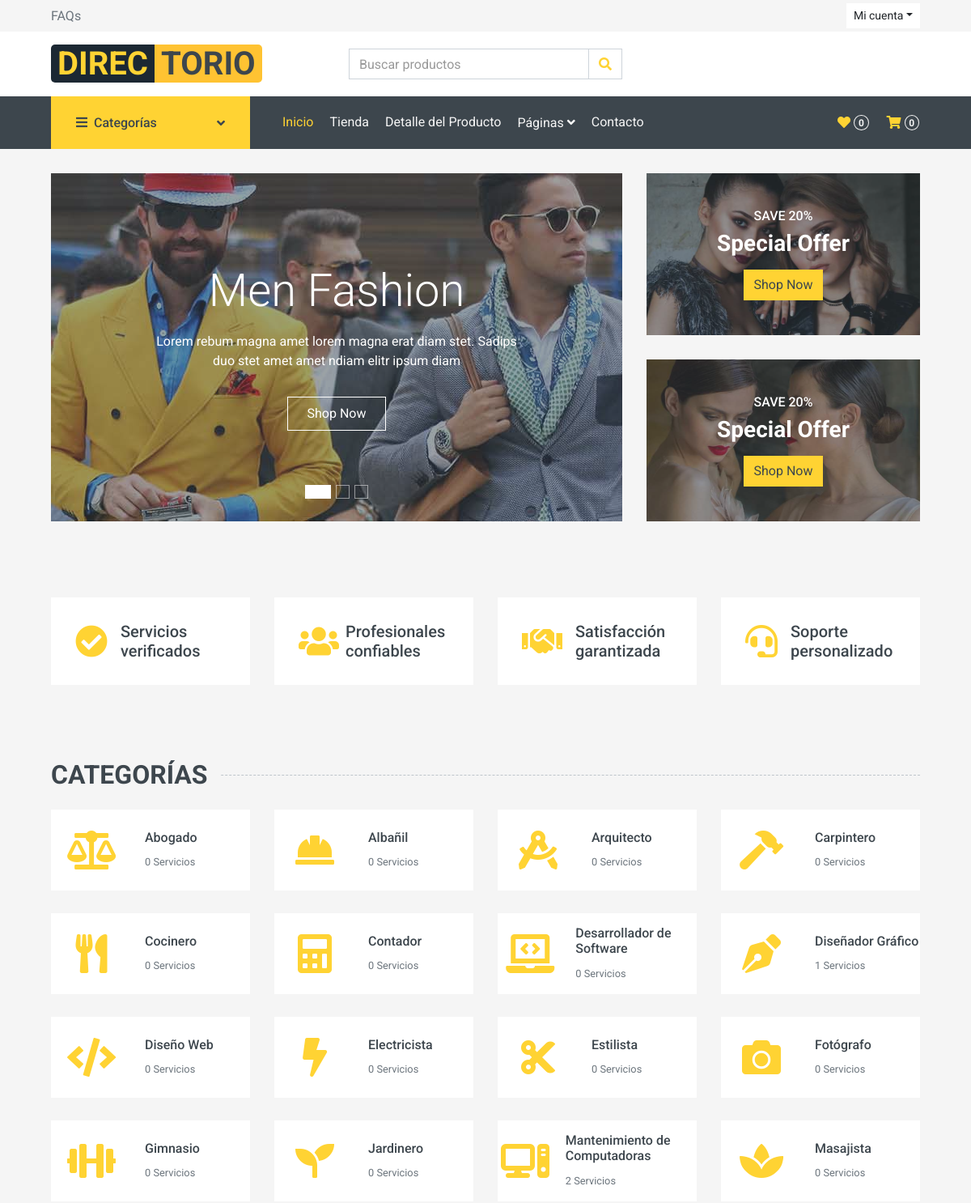
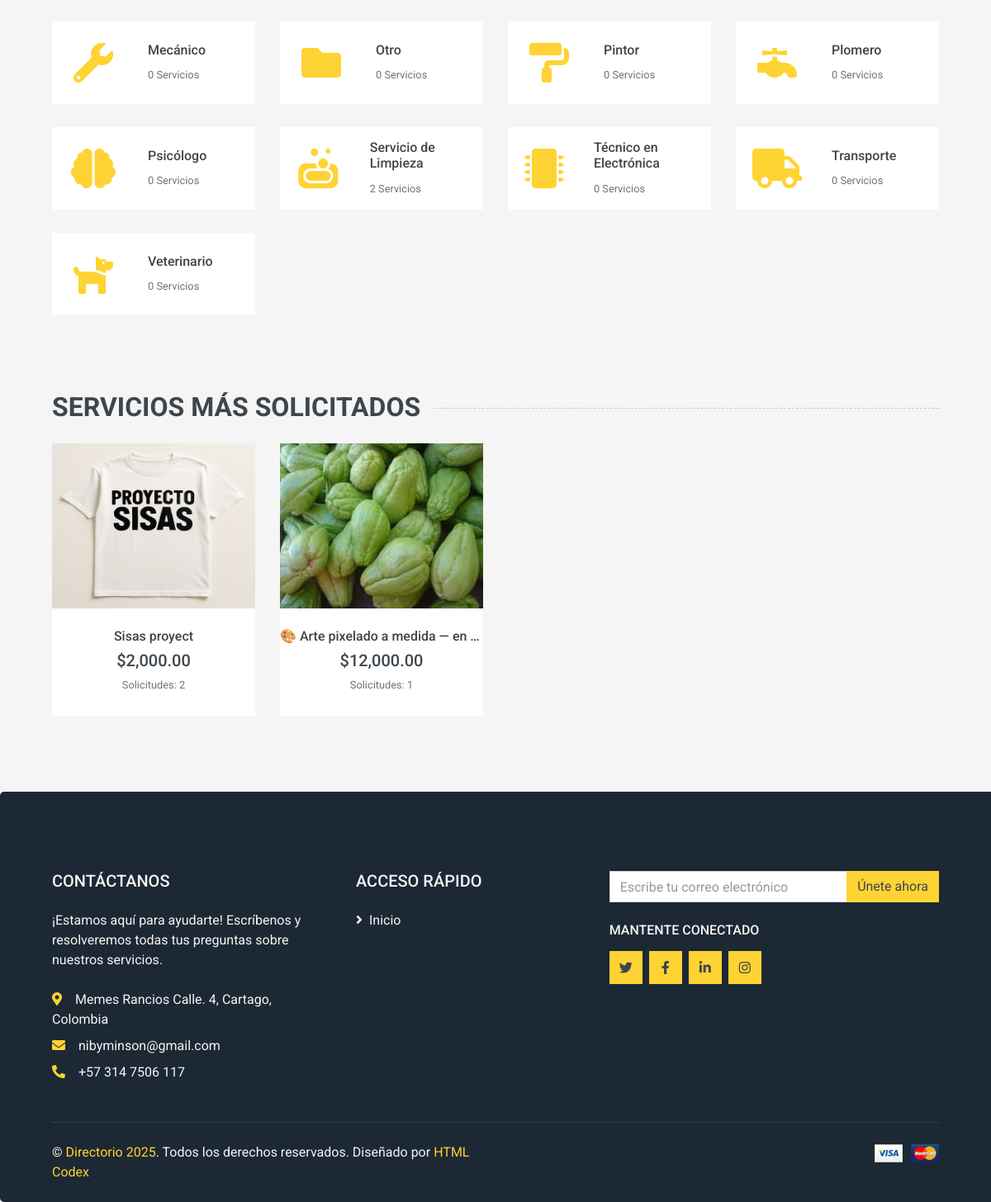
/rutas/rutas.php, run on the app's committed database (2 pictures, top to bottom).
### tables this page shows
CREATE TABLE `servicio` (
  `id_servicio` int(11) NOT NULL,
  `titulo` varchar(500) DEFAULT NULL,
  `descripcion` varchar(500) DEFAULT NULL,
  `precio` decimal(10,0) NOT NULL,
  `fecha_creacion` datetime NOT NULL DEFAULT current_timestamp(),
  `usuario_id_usuario` int(11) NOT NULL,
  `categoria_id_categoria` int(11) NOT NULL,
  `estado` varchar(45) NOT NULL DEFAULT 'Activo',
  `barrio_id` int(11) NOT NULL,
  `direccion` varchar(100) DEFAULT 'No aplica'
);

### app/controladores/landingPageController.php (called while the page is built, shortened)
<?php
require_once(__DIR__ . '/../modelos/CategoryModel.php');
require_once(__DIR__ . '/../modelos/serviceModel.php');
class LandingPageController{
    private $categoryModel;
    private $serviceModel;
    public function __construct(){
        $this->categoryModel = new CategoryModel;
        $this->serviceModel = new ServiceModel;
    }
    public function index(){
        $info = $this->categoryModel->GetAllCategoryLanding();
        $services = $this->serviceModel->getServicesWithImages();
        include_once(__DIR__ . '/../vistas/landing/index.php');
    }
}

### configuracion/mysql.php (called while the page is built)
<?php
class Mysql{
    public $conect;
    private $DB_HOST = 'localhost';
    private $DB_NAME = 'directorio';
    private $DB_PORT = '3306';
    private $DB_USERNAME = 'root';
    private $DB_PASSWORD = '';
    private $DB_CHARSET = 'utf8mb4';
    public function __construct(){
        $connectionString = "mysql:host=".$this->DB_HOST. ";dbname=".$this->DB_NAME.";port=".$this->DB_PORT.";charset=".$this->DB_CHARSET;
        try{
            $this->conect = new PDO($connectionString, $this->DB_USERNAME, $this->DB_PASSWORD);
            $this->conect->setAttribute(PDO::ATTR_ERRMODE, PDO::ERRMODE_EXCEPTION);
        }catch(PDOException $e){
            echo "CONNECTION ERROR: " . $e->getMessage();
        }
    }
    public function conect(){
        return $this->conect;
    }
}

### app/modelos/categoryModel.php (called while the page is built, shortened)
<?php
require_once(__DIR__ . '/../../configuracion/mysql.php');
class CategoryModel extends Mysql{
    private $connection;
    public function __construct(){
        $mysql = new Mysql();
        $this->connection = $mysql->conect();
    }
    public function GetAllCategoryLanding(){
        $query = "SELECT c.nombre AS categoria, COUNT(s.id_servicio) AS cantidad_servicios
        FROM categoria c
        LEFT JOIN servicio s ON c.id_categoria = s.categoria_id_categoria
        GROUP BY c.id_categoria
        ORDER BY c.nombre ASC;";
        $preparedStmt = $this->connection->prepare($query);
        $preparedStmt->execute();
        $info = $preparedStmt->fetchAll(PDO::FETCH_ASSOC);
        return $info;
    }
}

### app/modelos/serviceModel.php (called while the page is built, shortened)
<?php
require_once(__DIR__ . '/../../configuracion/mysql.php');
class ServiceModel extends Mysql {
    private $connection;
    public function __construct(){
        $mysql = new Mysql();
        $this->connection = $mysql->conect();
    }
    public function getServicesWithImages(){
        $query = "SELECT s.id_servicio, s.titulo, s.precio, COUNT(su.id) AS total_solicitudes,
        servicio_imagenes.imagen_ref
        FROM servicio s
        JOIN servicio_usuario su ON s.id_servicio = su.servicio_id
        INNER JOIN servicio_imagenes on servicio_imagenes.servicio_id = s.id_servicio
        GROUP BY s.id_servicio
        ORDER BY total_solicitudes DESC
        LIMIT 8;";
        $preparedStmt = $this->connection->prepare($query);
        $preparedStmt->execute();
        $feature = $preparedStmt->fetchAll(PDO::FETCH_ASSOC);
        return $feature;
    }
}

### app/vistas/landing/index.php (the view, shortened to what this page needs)
<?php
include_once RUTA_BASE . '/landing/plantilla/header.php';
?>
    <div class="container-fluid mb-3">
        <div class="row px-xl-5">
            <div class="col-lg-8">
                <div id="header-carousel" class="carousel slide carousel-fade mb-30 mb-lg-0" data-ride="carousel">
                    <ol class="carousel-indicators">
                        <li data-target="#header-carousel" data-slide-to="0" class="active"></li>
                        <li data-target="#header-carousel" data-slide-to="1"></li>
                        <li data-target="#header-carousel" data-slide-to="2"></li>
                    </ol>
                    <div class="carousel-inner">
                        <div class="carousel-item position-relative active" style="height: 430px;">
                            <img class="position-absolute w-100 h-100" src="img/carousel-1.jpg" style="object-fit: cover;">
                            <div class="carousel-caption d-flex flex-column align-items-center justify-content-center">
                                <div class="p-3" style="max-width: 700px;">
                                    <h1 class="display-4 text-white mb-3 animate__animated animate__fadeInDown">Men Fashion</h1>
                                    <p class="mx-md-5 px-5 animate__animated animate__bounceIn">Lorem rebum magna amet lorem magna erat diam stet. Sadips duo stet amet amet ndiam elitr ipsum diam</p>
                                    <a class="btn btn-outline-light py-2 px-4 mt-3 animate__animated animate__fadeInUp" href="#">Shop Now</a>
                                </div>
                            </div>
                        </div>
                    </div>
                </div>
            </div>
            <div class="col-lg-4">
                <div class="product-offer mb-30" style="height: 200px;">
                    <img class="img-fluid" src="img/offer-1.jpg" alt="">
                    <div class="offer-text">
                        <h6 class="text-white text-uppercase">Save 20%</h6>
                        <h3 class="text-white mb-3">Special Offer</h3>
                        <a href="" class="btn btn-primary">Shop Now</a>
                    </div>
                </div>
                <div class="product-offer mb-30" style="height: 200px;">
                    <img class="img-fluid" src="img/offer-2.jpg" alt="">
                    <div class="offer-text">
                        <h6 class="text-white text-uppercase">Save 20%</h6>
                        <h3 class="text-white mb-3">Special Offer</h3>
                        <a href="" class="btn btn-primary">Shop Now</a>
                    </div>
                </div>
            </div>
        </div>
    </div>
    <div class="container-fluid pt-5">
    <div class="row px-xl-5 pb-3">
        <div class="col-lg-3 col-md-6 col-sm-12 pb-1">
            <div class="d-flex align-items-center bg-light mb-4" style="padding: 30px;">
                <h1 class="fa fa-check-circle text-primary m-0 mr-3"></h1>
                <h5 class="font-weight-semi-bold m-0">Servicios verificados</h5>
            </div>
        </div>
        <div class="col-lg-3 col-md-6 col-sm-12 pb-1">
            <div class="d-flex align-items-center bg-light mb-4" style="padding: 30px;">
                <h1 class="fa fa-users text-primary m-0 mr-2"></h1>
                <h5 class="font-weight-semi-bold m-0">Profesionales confiables</h5>
            </div>
        </div>
        <div class="col-lg-3 col-md-6 col-sm-12 pb-1">
            <div class="d-flex align-items-center bg-light mb-4" style="padding: 30px;">
                <h1 class="fas fa-handshake text-primary m-0 mr-3"></h1>
                <h5 class="font-weight-semi-bold m-0">Satisfacción garantizada</h5>
            </div>
        </div>
        <div class="col-lg-3 col-md-6 col-sm-12 pb-1">
            <div class="d-flex align-items-center bg-light mb-4" style="padding: 30px;">
                <h1 class="fa fa-headset text-primary m-0 mr-3"></h1>
                <h5 class="font-weight-semi-bold m-0">Soporte personalizado</h5>
            </div>
        </div>
    </div>
</div>
    <div class="container-fluid pt-5">
        <h2 class="section-title position-relative text-uppercase mx-xl-5 mb-4">
            <span class="bg-secondary pr-3">Categorías</span>
        </h2>
        <div class="row px-xl-5 pb-3">
        <?php
        $iconos = [
            'Electricista' => 'fa-bolt',
            'Mecánico' => 'fa-wrench',
            'Carpintero' => 'fa-hammer',
            'Pintor' => 'fa-paint-roller',
            'Plomero' => 'fa-faucet',
            'Jardinero' => 'fa-seedling',
            'Albañil' => 'fa-hard-hat',
            'Abogado' => 'fa-scale-balanced',
            'Contador' => 'fa-calculator',
            'Gimnasio' => 'fa-dumbbell',
            'Estilista' => 'fa-scissors',
            'Masajista' => 'fa-spa',
            'Arquitecto' => 'fa-drafting-compass',
            'Psicólogo' => 'fa-brain',
            'Diseñador Gráfico' => 'fa-pen-nib',
            'Transporte' => 'fa-truck',
            'Servicio de Limpieza' => 'fa-soap',
            'Veterinario' => 'fa-dog',
            'Fotógrafo' => 'fa-camera',
            'Cocinero' => 'fa-utensils',
            'Diseño Web' => 'fa-code',
            'Desarrollador de Software' => 'fa-laptop-code',
            'Mantenimiento de Computadoras' => 'fa-computer',
            'Técnico en Electrónica' => 'fa-microchip'
        ];
        ?>
        <?php foreach ($info as $categoria):
            $nombre = $categoria['categoria'];
            $cantidad = $categoria['cantidad_servicios'];
            $icono = $iconos[$nombre] ?? 'fa-folder';
        ?>
            <div class="col-lg-3 col-md-4 col-sm-6 pb-1">
                <a class="text-decoration-none" href="#">
                    <div class="cat-item img-zoom d-flex align-items-center mb-4">
                    <div class="d-flex justify-content-center align-items-center bg-light" style="width: 100px; height: 100px;">
                        <i class="fa <?= $icono ?> fa-3x text-primary"></i>
                    </div>
                        <div class="flex-fill pl-3">
                            <h6><?= htmlspecialchars($nombre) ?></h6>
                            <small class="text-body"><?= $cantidad ?> Servicios</small>
                        </div>
                    </div>
                </a>
            </div>
        <?php endforeach; ?>
    </div>
</div>
    <div class="container-fluid pt-5 pb-3">
    <h2 class="section-title position-relative text-uppercase mx-xl-5 mb-4">
        <span class="bg-secondary pr-3">Servicios Más Solicitados</span>
    </h2>
    <div class="row px-xl-5">
        <?php foreach ($services as $service): ?>
            <div class="col-lg-3 col-md-4 col-sm-6 pb-1">
                <div class="product-item bg-light mb-4">
                    <div class="product-img position-relative overflow-hidden" style="height: 200px;">
                        <img class="img-fluid w-100 h-100 object-fit-cover" src="<?php RUTA_BASE ?>/directorio/publico/img/servicios/<?php echo $service["imagen_ref"];?>"
                            alt="<?php echo htmlspecialchars($service['titulo']); ?>">
                        <div class="product-action">
                        </div>
                    </div>
                    <div class="text-center py-4">
                        <a class="h6 text-decoration-none text-truncate d-block" style="max-width: 100%;"
                            href="<?php URL_BASE ?>?page=service&id=<?php echo $service["id_servicio"] ?>"
                            title="<?php echo htmlspecialchars($service['titulo']); ?>">
                            <?php echo htmlspecialchars($service['titulo']); ?>
                        </a>
                        <div class="d-flex align-items-center justify-content-center mt-2">
                            <h5>$<?php echo number_format($service['precio'], 2); ?></h5>
                        </div>
                        <div class="d-flex align-items-center justify-content-center mb-1">
                            <small class="text-muted">Solicitudes: <?php echo $service['total_solicitudes']; ?></small>
                        </div>
                    </div>
                </div>
            </div>
        <?php endforeach; ?>
    </div>
</div>
 <?php include_once RUTA_BASE . '/landing/plantilla/footer.php'; ?>

### data on the page
servicio: shows a picture, titulo "Sisas proyect", precio "2,000.00", total_solicitudes "2"
servicio: shows a picture, titulo "🎨 Arte pixelado a medida — en…", precio "12,000.00", total_solicitudes "1"

### other printed values
$nombre "Abogado"
$cantidad "0"
$nombre "Albañil"
$nombre "Arquitecto"
$nombre "Carpintero"
$nombre "Cocinero"
$nombre "Contador"
$nombre "Desarrollador de Software"
$nombre "Diseñador Gráfico"
$cantidad "1"
$nombre "Diseño Web"
$nombre "Electricista"
$nombre "Estilista"
$nombre "Fotógrafo"
$nombre "Gimnasio"
